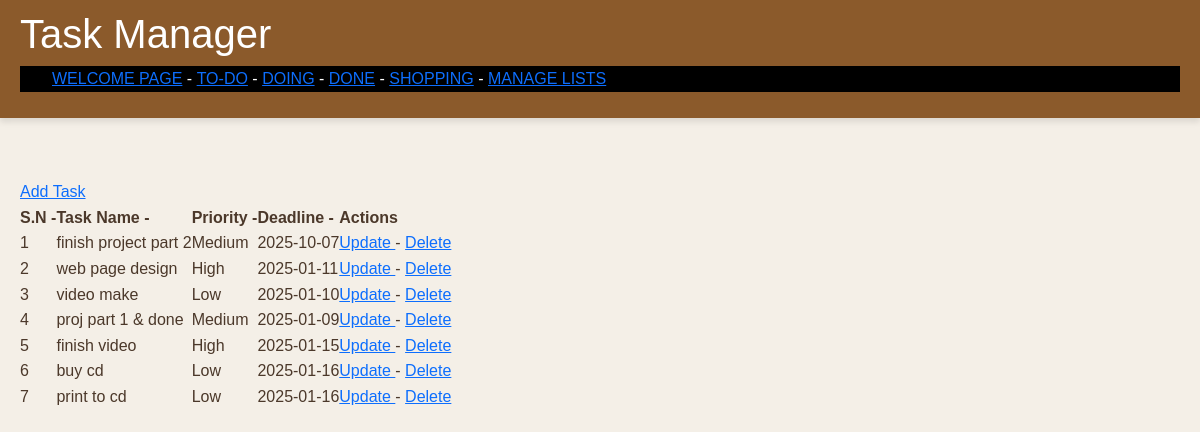
The app's page /home.php with its own data.
### tables this page shows
CREATE TABLE `tbl_lists` (
  `list_id` int(10) UNSIGNED NOT NULL,
  `list_name` varchar(50) NOT NULL,
  `list_description` varchar(150) DEFAULT NULL
);

CREATE TABLE `tbl_tasks` (
  `task_id` int(10) UNSIGNED NOT NULL,
  `task_name` varchar(150) NOT NULL,
  `task_description` text NOT NULL,
  `list_id` int(11) NOT NULL,
  `priority` varchar(10) NOT NULL,
  `deadline` date NOT NULL
);

### home.php (the view, shortened to what this page needs)
<!DOCTYPE html>
<html lang="en">
<head>
   <link href="https://cdn.jsdelivr.net/npm/bootstrap@5.3.0/dist/css/bootstrap.min.css" rel="stylesheet">
   <link rel="stylesheet" href="style.css">
</head>
<body>
    <header>
    <h1> Task Manager</h1>
       <div class="menu">
       <div  id="navbarNav">
                <ul class="head-nav">
                    <li class="nav-item">
            <a href = "<?php echo SITEURL; ?>index.php"> Welcome Page</a> -
                     </li>
                     <?php
                     $conn2 = mysqli_connect(LOCALHOST,DB_USERNAME,DB_PASSWORD) or die (mysqli_error());
                      $sql2="SELECT * FROM tbl_lists";
                         $res2 = mysqli_query($conn2,$sql2);
                       if($res2 == true){
                               while($row2=mysqli_fetch_assoc($res2)){
                                   $list_id =$row2['list_id'];
                                   $list_name = $row2['list_name'];
                                   ?>
                                    <li class="nav-item">
                                    <a href="<?php echo SITEURL;?>list-task.php?list_id=<?php echo $list_id; ?>"><?php echo $list_name; ?></a> -
                                    </li>
                                   <?php
                               }
                            }
                     ?>
            <li class="nav-item">
            <a href="<?php echo SITEURL; ?>manage-list.php">Manage Lists</a>
            </li>
            </ul>
            </div>
        </div>
    </header>
        <br>
        <main>
 <div class="all-tasks">
    <a href="<?php echo SITEURL; ?>add-task.php">Add Task</a>
    <table>
        <tr>
            <th>S.N  -  </th>
            <th> Task Name  - </th>
            <th> Priority   -  </th>
            <th> Deadline   - </th>
            <th> Actions</th>
        </tr>
        <?php
        $conn = mysqli_connect(LOCALHOST,DB_USERNAME,DB_PASSWORD) or die (mysqli_error());
         $sql="SELECT * FROM tbl_tasks";
            $res = mysqli_query($conn,$sql);
          if($res == true){
            $count_rows = mysqli_num_rows($res);
            $sn=1;
            if($count_rows>0){
                while($row=mysqli_fetch_assoc($res))
                {
                    $task_id = $row['task_id'];
                    $task_name = $row['task_name'];
                    $priority = $row['priority'];
                    $deadline = $row['deadline'];
                    ?>
                    <tr>
                        <td><?php echo $sn++?></td>
                        <td><?php echo $task_name;?> </td>
                        <td> <?php echo $priority?></td>
                        <td> <?php echo $deadline?></td>
                        <td>
                            <a href="<?php echo SITEURL; ?>update-task.php?task_id=<?php echo $task_id;?>"> Update </a>  -
                            <a href="<?php echo SITEURL; ?>delete-task.php?task_id=<?php echo $task_id;?>"> Delete </a>
                        </td>
                    </tr>
                    <?php
                }
            }else{
                ?>
                <tr>
                    <td colspan="5"> No Tasks Added Yet.</td>
                </tr>
                <?php
            }
          }
        ?>
    </table>
</div>
    </main>
</body>
</html>

### style.css (style rules this page uses)
* { margin: 0; padding: 0; box-sizing: border-box; font-family: 'Arial', sans-serif; }
body { background-color: #f4efe7; color: #4b382a; line-height: 1.6; }
header { background-color: #8b5a2b; color: #ffffff; padding: 10px 20px; box-shadow: 0 4px 6px rgba(0, 0, 0, 0.1); }
main { padding: 20px; }

### home.php (style rules this page uses)
ul li { display: inline-block; color: white; }
.head-nav { background-color: black; color: white; padding: 0.5 0.5px; text-decoration: none; text-transform: uppercase; }

### records on screen
tbl_lists: list_name "TO-DO"
tbl_lists: list_name "DOING"
tbl_lists: list_name "DONE"
tbl_lists: list_name "SHOPPING"
tbl_tasks: task_name "finish project part 2", priority "Medium", deadline "2025-10-07"
tbl_tasks: task_name "web page design", priority "High", deadline "2025-01-11"
tbl_tasks: task_name "video make", priority "Low", deadline "2025-01-10"
tbl_tasks: task_name "proj part 1 & done", priority "Medium", deadline "2025-01-09"
tbl_tasks: task_name "finish video", priority "High", deadline "2025-01-15"
tbl_tasks: task_name "buy cd", priority "Low", deadline "2025-01-16"
tbl_tasks: task_name "print to cd", priority "Low", deadline "2025-01-16"
